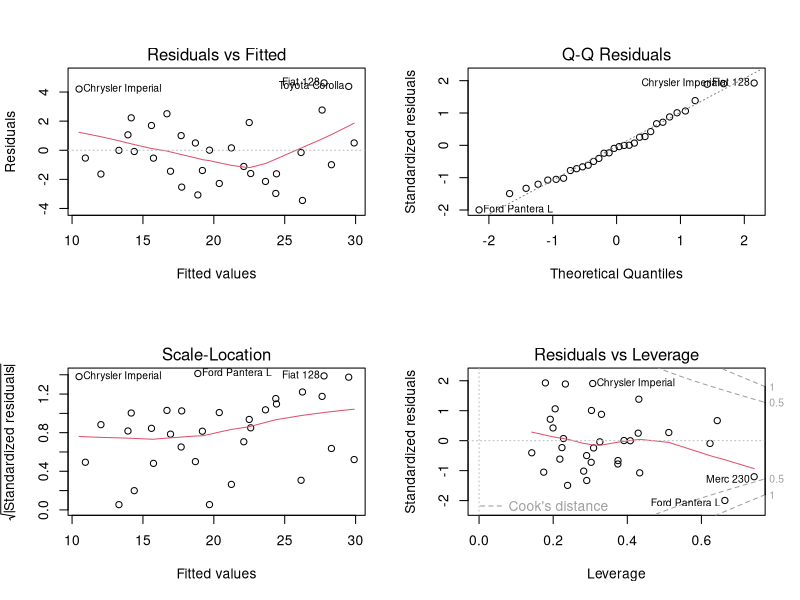

R code for this plot:
## ---- chunk 1
knitr::opts_chunk$set(echo = TRUE)
## ---- chunk 2
mtcars$am <- factor(mtcars$am,labels=c("Automatic","Manual"))
summary(mtcars)
## ---- chunk 3
mtcars$am <- factor(mtcars$am,labels=c("Automatic","Manual"))
my_regre<-lm(mpg~am, data=mtcars)
summary(my_regre)
my_regre1<-lm(mpg~am+disp, data=mtcars)
summary(my_regre1)
## ---- chunk 4
anova(my_regre,my_regre1)
## ---- chunk 5
t.test(mpg ~ am, data = mtcars)
## ---- chunk 6
library(car)
mtcars$am <- factor(mtcars$am,labels=c("Automatic","Manual"))
my_regre<-lm(mpg~., data=mtcars)
vif(my_regre)
par(mfrow=c(2,2))
plot(my_regre)
